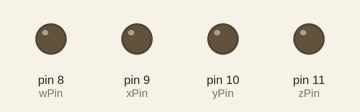
Simulated run of this sketch. Board: Arduino Uno, built with avr-gcc and run on an emulated ATmega328P. Shown: output pins drawn as LEDs (lit = HIGH).

Above: at 0.5 s.
At 2.5 s:
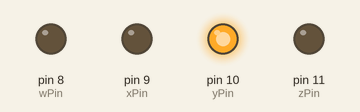
At 4.5 s:
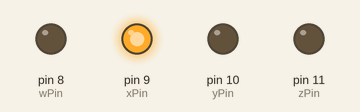
At 9.5 s:
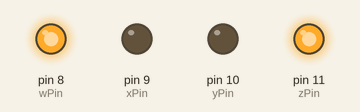
At 14.5 s:
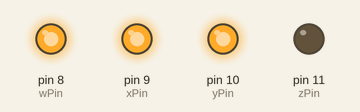
At 19.5 s:
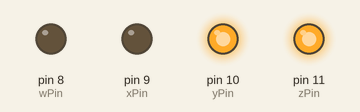
Timing chart, 0 to 20.8 s (numbered marks = the images above):
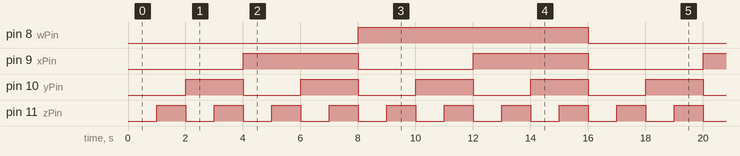

The sketch:

sketch_jun9a.ino
```cpp
const int wPin = 8; // Entrada W
const int xPin = 9; // Entrada X
const int yPin = 10; // Entrada Y
const int zPin = 11; // Entrada Z

void setup() {
  // Entradas
  pinMode(wPin, OUTPUT);
  pinMode(xPin, OUTPUT);
  pinMode(yPin, OUTPUT);
  pinMode(zPin, OUTPUT);
}

void loop() {
  // Inicializar el contador
  int count = 0;

  while (count <= 15) {
    // Convertir contador a binario
    String binaryString = String(count, BIN);

    // Rellenar para que tenga 4 ceros a la izquierda
    while (binaryString.length() < 4) {
      binaryString = "0" + binaryString;
    }

    // Mandar los pulsos
    digitalWrite(wPin, binaryString[0] == '1' ? HIGH : LOW);
    digitalWrite(xPin, binaryString[1] == '1' ? HIGH : LOW);
    digitalWrite(yPin, binaryString[2] == '1' ? HIGH : LOW);
    digitalWrite(zPin, binaryString[3] == '1' ? HIGH : LOW);

    // Delay 1 segundo
    delay(1000);

    // Incrementar el contador
    count++;
  }
}
```

Measured:
- by itself, pin 8 (wPin): alternates HIGH for 8.0 s and LOW for 8.0 s
- by itself, pin 9 (xPin): alternates HIGH for 4.0 s and LOW for 4.0 s
- by itself, pin 10 (yPin): alternates HIGH for 2.0 s and LOW for 2.0 s
- by itself, pin 11 (zPin): alternates HIGH for 1.0 s and LOW for 1.0 s
